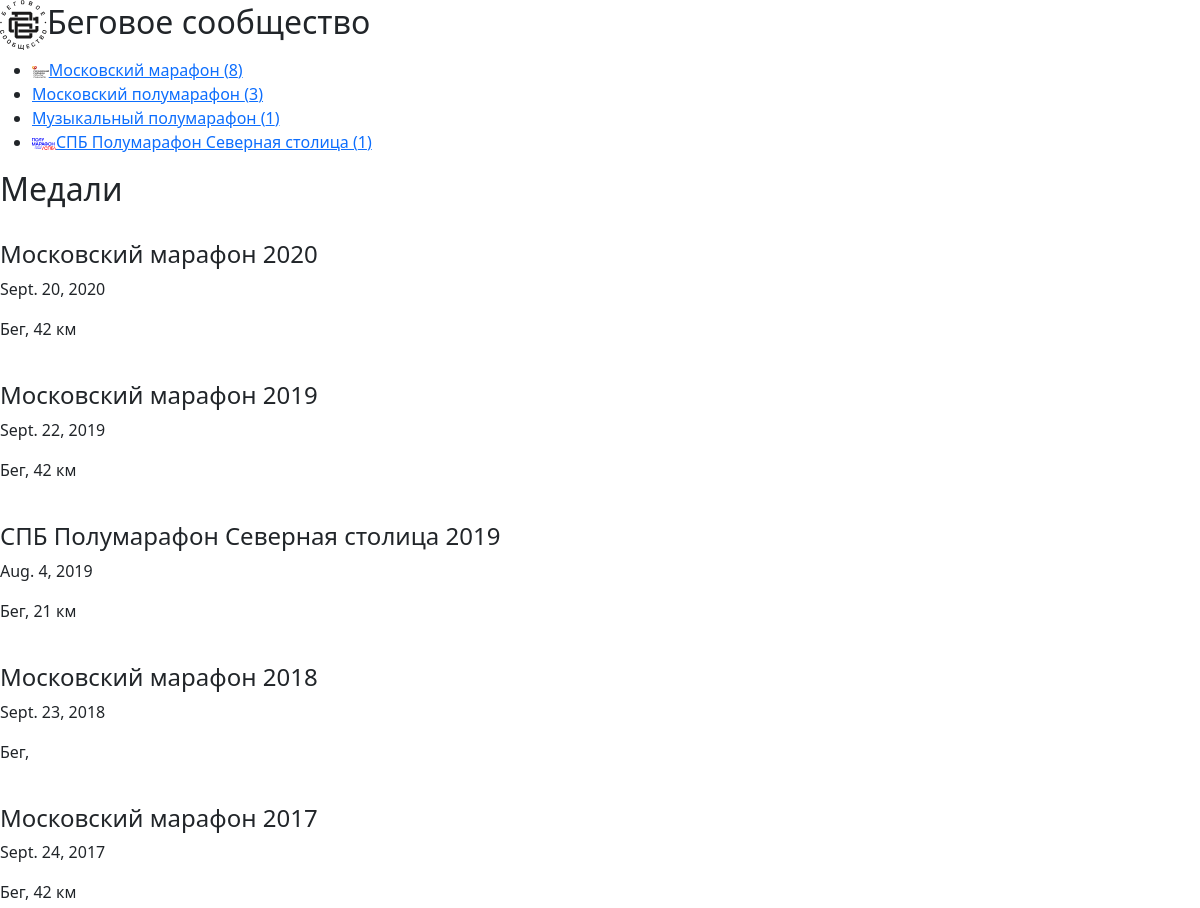
The page /org/1 (upper part) on the database as committed earlier.
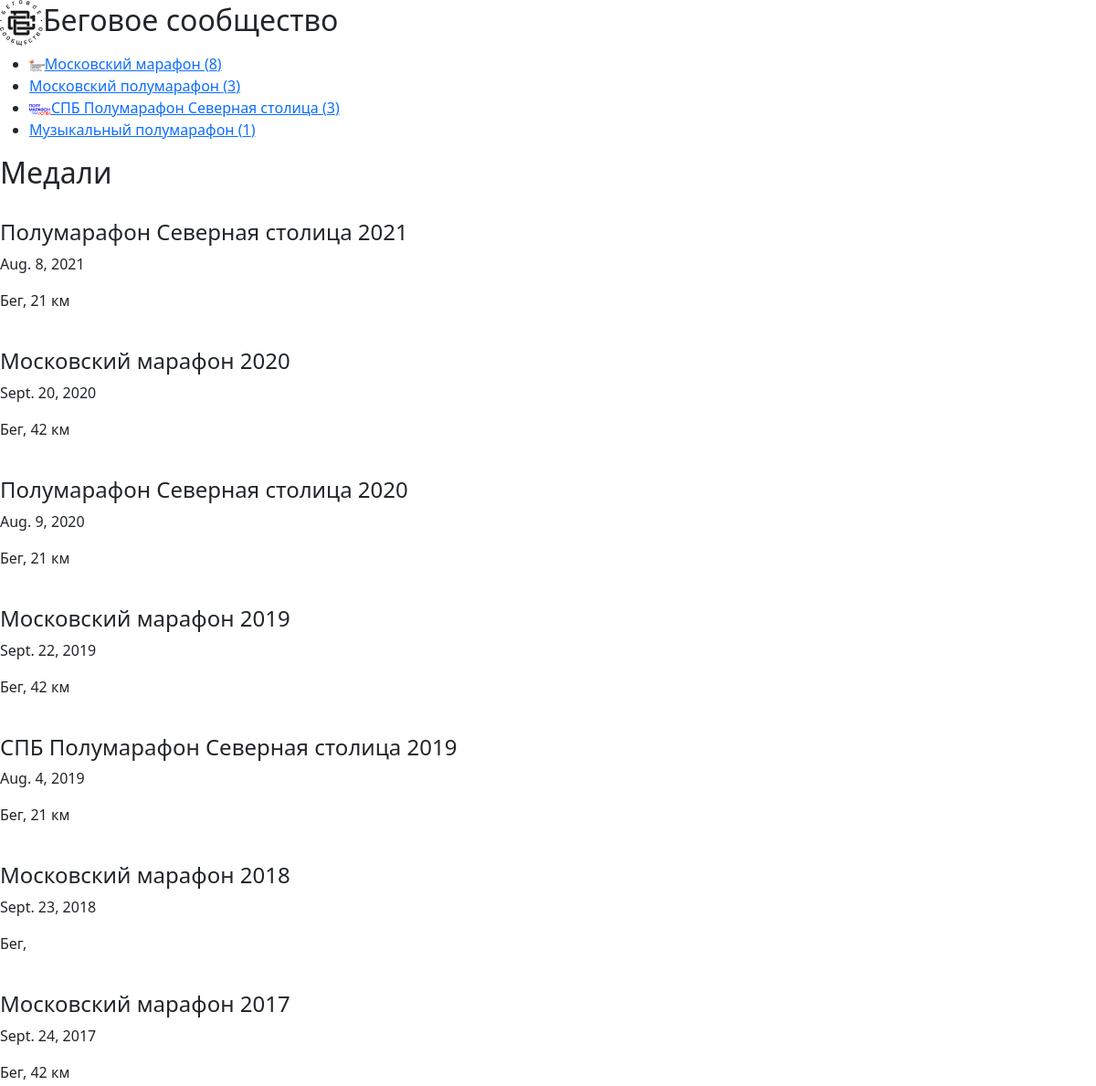
The same page on the database as committed later.
### medals/models.py (models this page shows, shortened)
class Series(models.Model):
    name = models.CharField(max_length = 200)
    org = models.ForeignKey(Org, on_delete = models.CASCADE, blank = True, null=True)
    count = models.IntegerField(default = 0)
    descriprion = models.TextField(blank = True)
    logo = models.FileField(blank = True, upload_to='static/images/logos/series')

class Medal(models.Model):
    country = models.ForeignKey(Country, on_delete = models.CASCADE)
    region = models.ForeignKey(Region, on_delete = models.CASCADE, blank = True, null=True)
    city = models.ForeignKey(City, on_delete = models.CASCADE)
    sport = models.ForeignKey(Sport, on_delete = models.CASCADE, to_field='name', default='Бег')
    series = models.ForeignKey(Series, on_delete = models.CASCADE, blank = True, null=True)
    org = models.ForeignKey(Org, on_delete = models.CASCADE, blank = True, null=True)
    name = models.CharField(max_length = 200)
    date_added = models.DateField(auto_now = True)
    date = models.DateField(auto_now = False)
    distance = models.CharField(blank = True, max_length = 15)
    photo = models.ImageField(upload_to='static/images/medals/')
    photo_second = models.ImageField(blank = True, upload_to='static/images/medals')
    likes = models.IntegerField(default = 0)
    added_by = models.CharField(blank = True, max_length = 200, default='fatum')
    credentials = models.CharField(blank = True, max_length = 200, default='@fa_tum')

class Sport(models.Model):
    name = models.CharField(max_length = 200, unique = True)
    count = models.IntegerField(default = 0)
    descriprion = models.TextField(blank = True)
    logo = models.FileField(blank = True, upload_to='static/images/logos/sports')
    def __str__(self):
        return self.name

### medals/views.py (the view)
# urls.py: path('org/<int:id>', views.org),
def org(request, id):
    org = Org.objects.get(id=id)
    medals = Medal.objects.filter(org = id).order_by('-date')
    return render(request, 'medals/org.html', context={"org": org, "medals": medals})

### medals/models.py (called while the page is built)
    def get_series(self):
        return self.series_set.all().order_by('-count', 'name')

### templates/medals/org.html (shortened to what this page needs)
<!DOCTYPE html>
{% load static %}
<html>
<head>
  <link href="https://cdn.jsdelivr.net/npm/bootstrap@5.1.3/dist/css/bootstrap.min.css" rel="stylesheet">
</head>
<body>
  <h2><img src="../{{ org.logo }}" height=50></img>{{org.name}}</h2>
    {% if org.get_series.count > 0 %}
      <ul>
        {% for seria in org.get_series %}
          {% if seria.logo %}
            <li><a href="../series/{{seria.id}}"><img src="../{{ seria.logo }}" height=12></img>{{ seria.name }} ({{ seria.count }})</a></li>
          {% else %}
            <li><a href="../series/{{seria.id}}">{{ seria.name }} ({{ seria.count }})</a></li>
          {% endif %}
        {% endfor %}
      </ul>
    {% endif %}
<h2>Медали</h2>
{% if medals.count > 0 %}
  {% for medal in medals %}
      <div>
        <h4>{{medal.name}}</h4>
        <p>{{medal.date}}</p>
        <p>{{medal.sport}}, {{medal.distance}}</p>
      </div>
  {% endfor %}
{% endif %}
</body>
</html>

Rows that differ between the two databases and show on the page:
changed Series "СПБ Полумарафон Северная столица": count "1" → "3"; moves up the list
added Medal: name "Полумарафон Северная столица 2021", date "Aug. 8, 2021", sport "Бег", distance "21 км"
added Medal: name "Полумарафон Северная столица 2020", date "Aug. 9, 2020", sport "Бег", distance "21 км"
